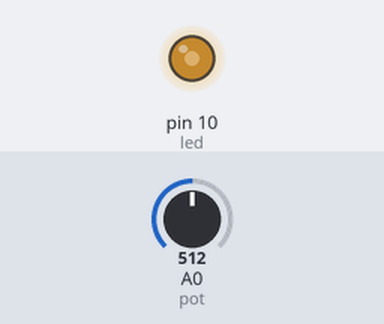
Recording of a sketch running on a simulated Arduino Uno, built with avr-gcc and run on an emulated ATmega328P. Parts: output pins drawn as LEDs (lit = HIGH). Inputs (shaded band) come from the test bench; at power-on: A0 (pot) = 512.

Above: at 1.2 s.
1.3 s: A0 (pot) set to 716
At 2.3 s:
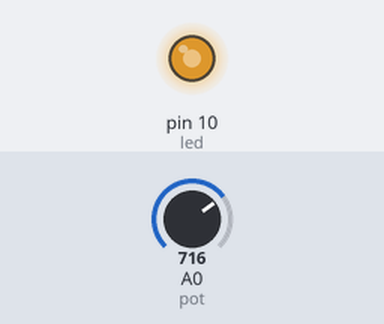
2.8 s: A0 (pot) set to 900
At 3.5 s:
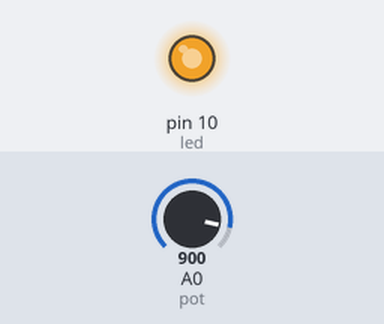
4.3 s: A0 (pot) set to 122
At 4.6 s:
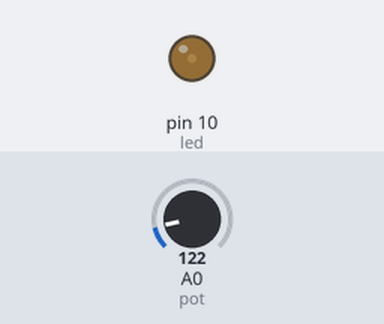
5.8 s: A0 (pot) set to 0
At 7.0 s:
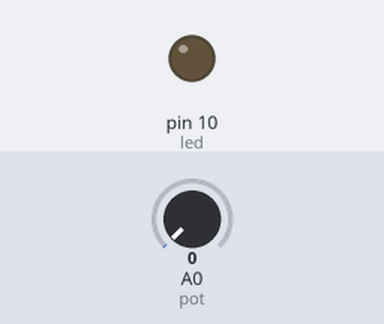
7.3 s: A0 (pot) set to 511
At 8.1 s:
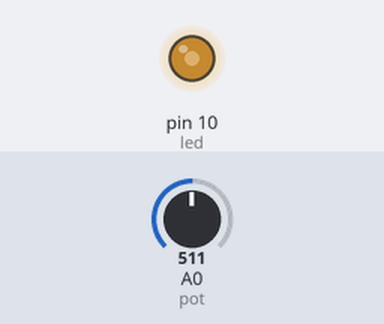
Timing chart, 0 to 9.8 s (numbered marks = the images above; inputs shaded):
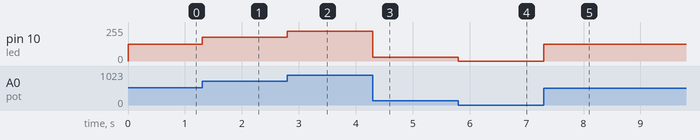

Measured:
- after the input at 1.3 s, pin 10 (led): 127/255 → 178/255 at once
- after the input at 2.8 s, pin 10 (led): 178/255 → 224/255 at once
- after the input at 4.3 s, pin 10 (led): 224/255 → 30/255 at once
- after the input at 5.8 s, pin 10 (led): 30/255 → 0/255 at once
- after the input at 7.3 s, pin 10 (led): 0/255 → 127/255 at once

The sketch:

pwm-with-led.ino
```cpp
#define led 10
#define pot A0

void setup() {
  // put your setup code here, to run once:

}

void loop() {
  int val = analogRead(pot);
  val = map(val,0,1023,0,255);
  analogWrite(led,val);
  // put your main code here, to run repeatedly:

}
```
